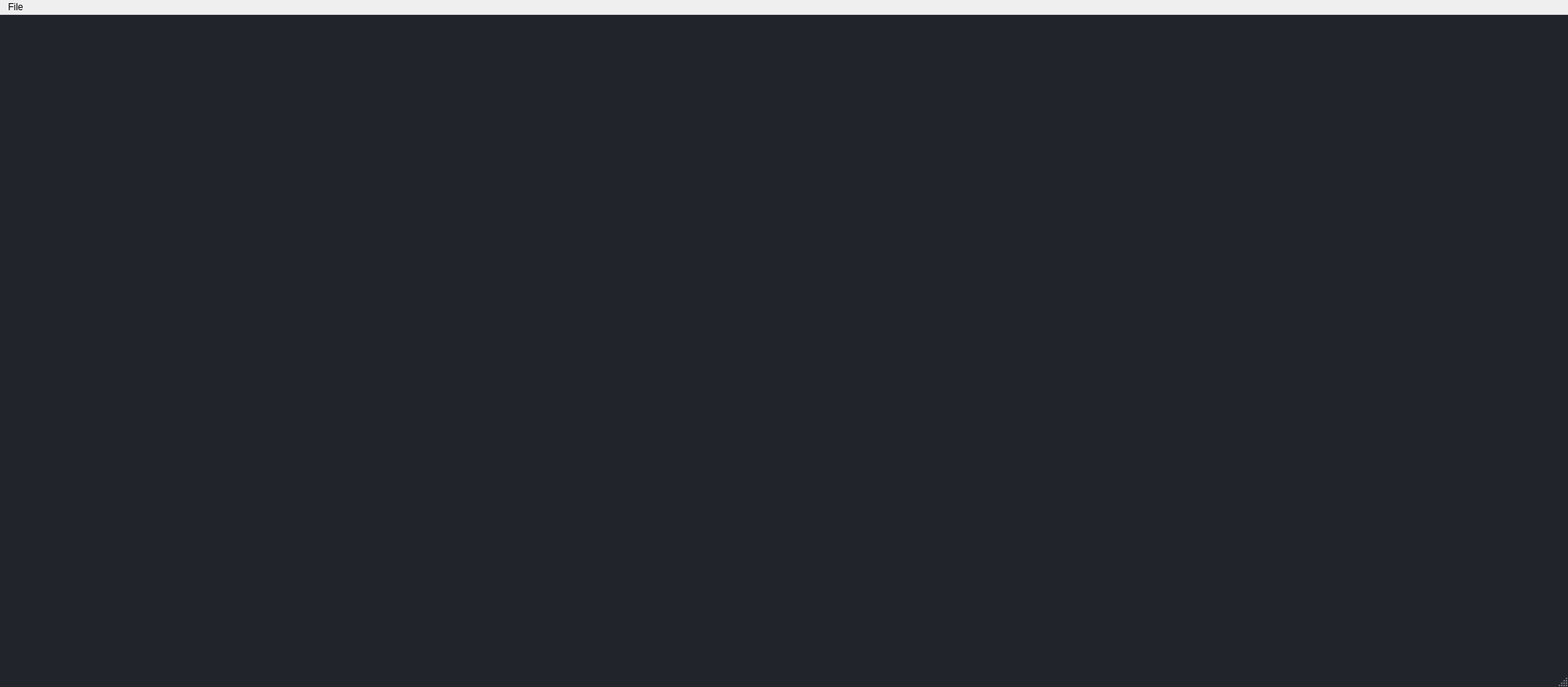
<?xml version="1.0" encoding="UTF-8"?>
<ui version="4.0">
 <class>Halide</class>
 <widget class="QMainWindow" name="Halide">
  <property name="geometry">
   <rect>
    <x>0</x>
    <y>0</y>
    <width>1998</width>
    <height>876</height>
   </rect>
  </property>
  <property name="minimumSize">
   <size>
    <width>300</width>
    <height>400</height>
   </size>
  </property>
  <property name="windowTitle">
   <string>Halide</string>
  </property>
  <property name="styleSheet">
   <string notr="true">QMainWindow {
	background-color: #21242B;
}</string>
  </property>
  <widget class="QWidget" name="centralwidget">
   <layout class="QVBoxLayout" name="verticalLayout_2">
    <item>
     <layout class="QHBoxLayout" name="workspaceLayout">
      <item>
       <widget class="QWidget" name="imageWidget" native="true">
        <widget class="QWidget" name="verticalLayoutWidget">
         <property name="geometry">
          <rect>
           <x>-1</x>
           <y>-1</y>
           <width>1991</width>
           <height>821</height>
          </rect>
         </property>
         <layout class="QVBoxLayout" name="imageLayout"/>
        </widget>
       </widget>
      </item>
     </layout>
    </item>
   </layout>
  </widget>
  <widget class="QMenuBar" name="menubar">
   <property name="geometry">
    <rect>
     <x>0</x>
     <y>0</y>
     <width>1998</width>
     <height>23</height>
    </rect>
   </property>
   <widget class="QMenu" name="menuFile">
    <property name="title">
     <string>File</string>
    </property>
    <addaction name="actionOpen"/>
   </widget>
   <addaction name="menuFile"/>
  </widget>
  <widget class="QStatusBar" name="statusbar"/>
  <action name="actionOpen">
   <property name="text">
    <string>Open Image</string>
   </property>
  </action>
 </widget>
 <resources/>
 <connections/>
</ui>
